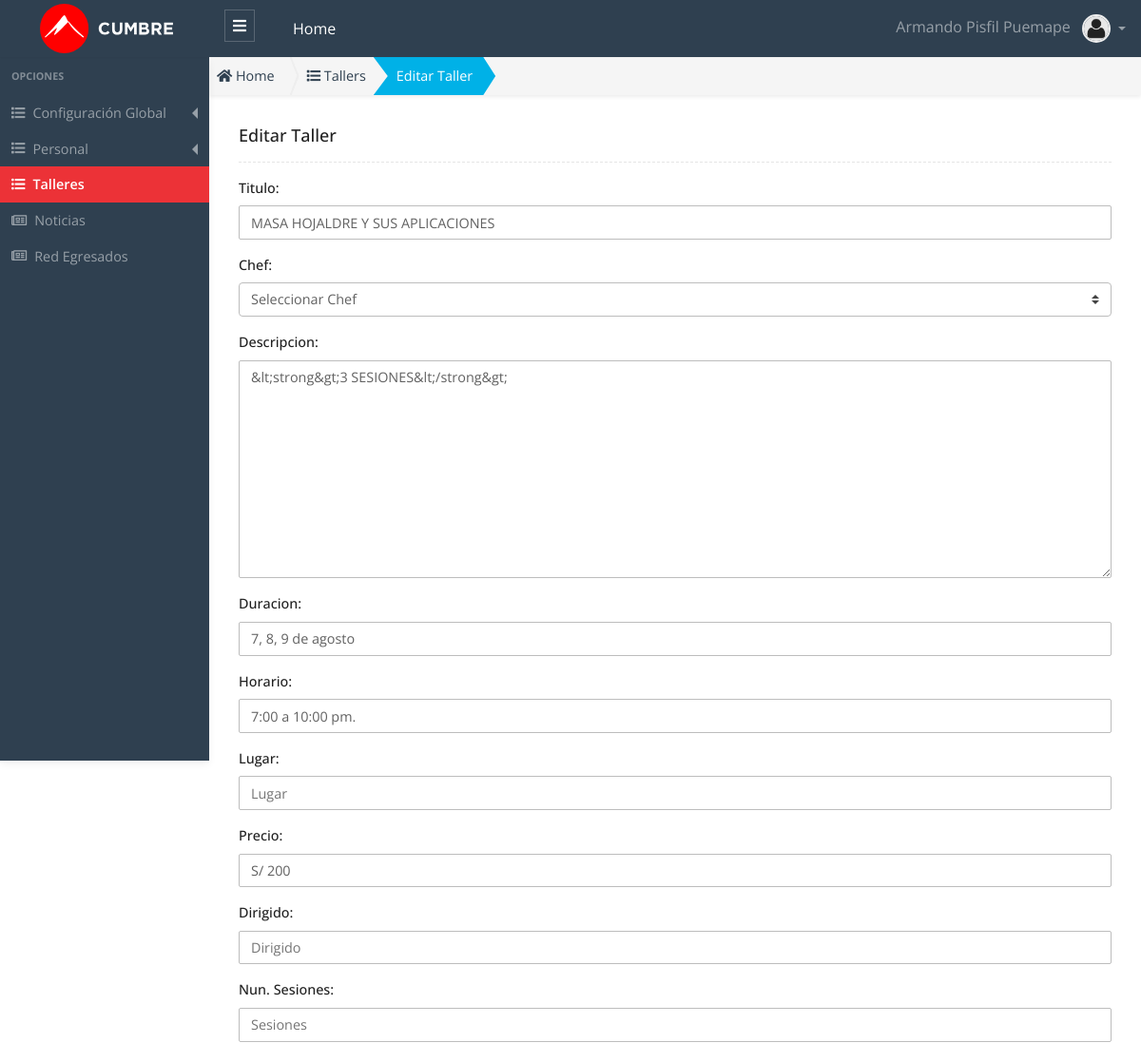
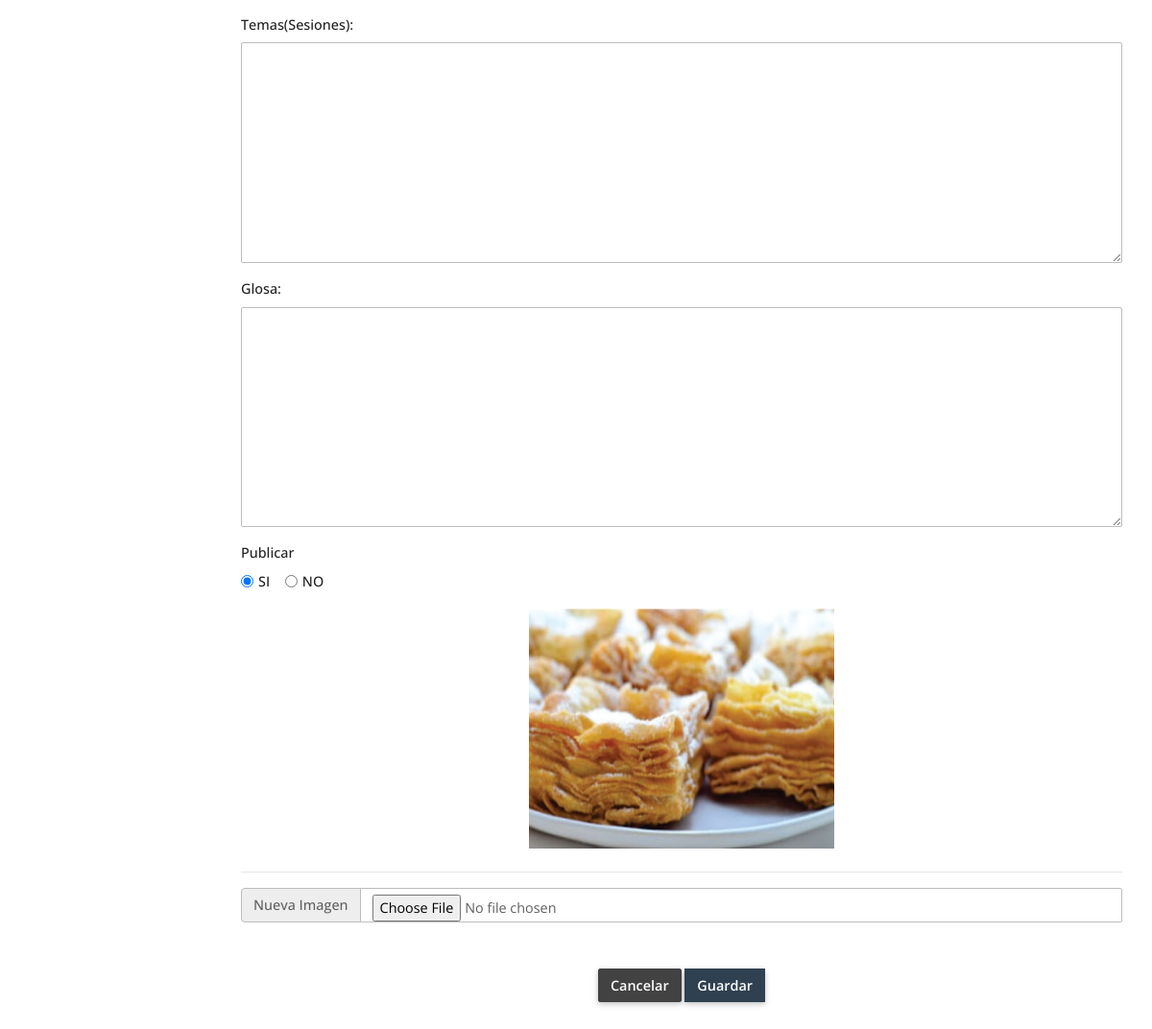
The app's page /public/admin/taller/editar.php?id=1 (signed in), older data (2 pictures, top to bottom).
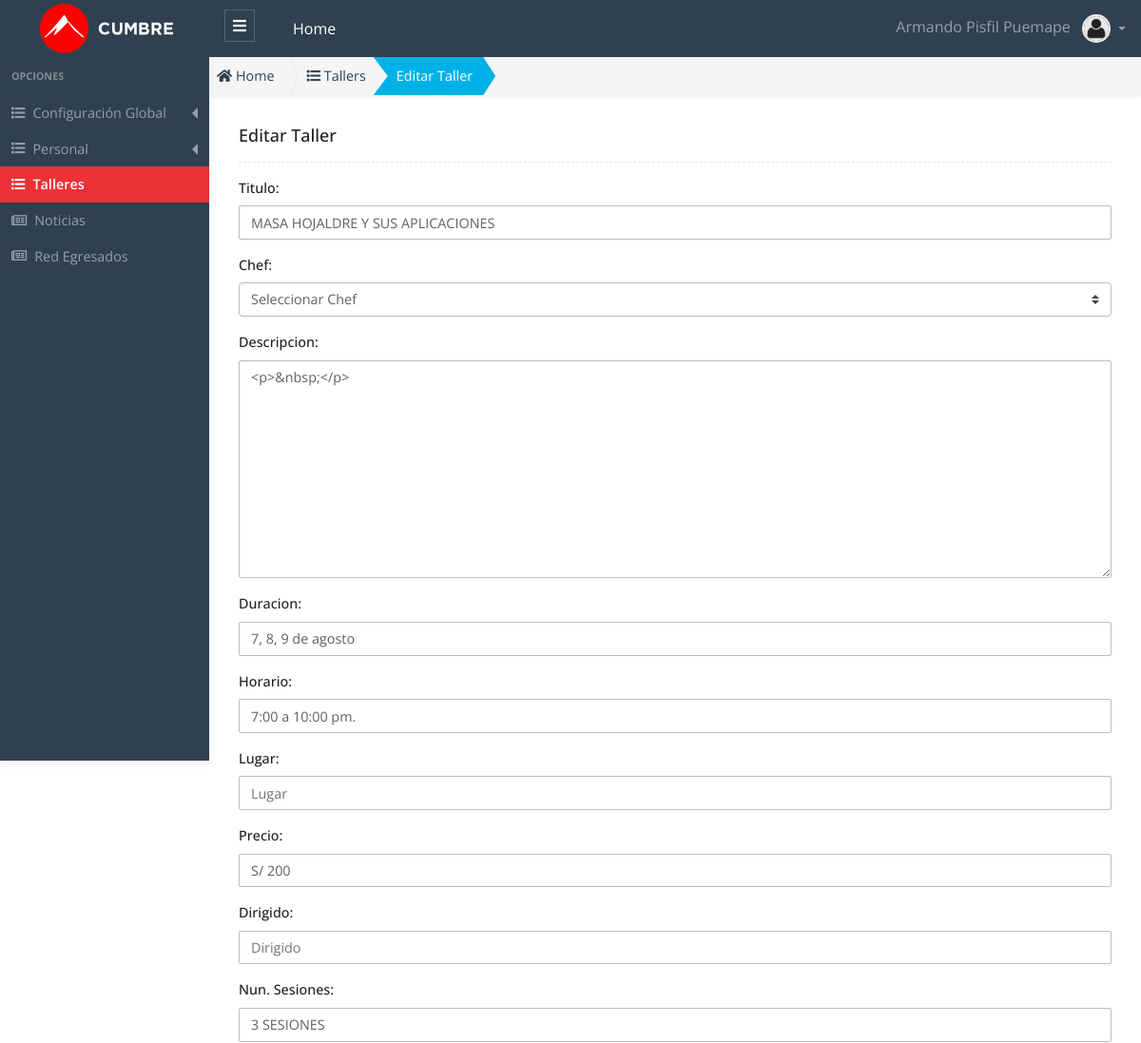
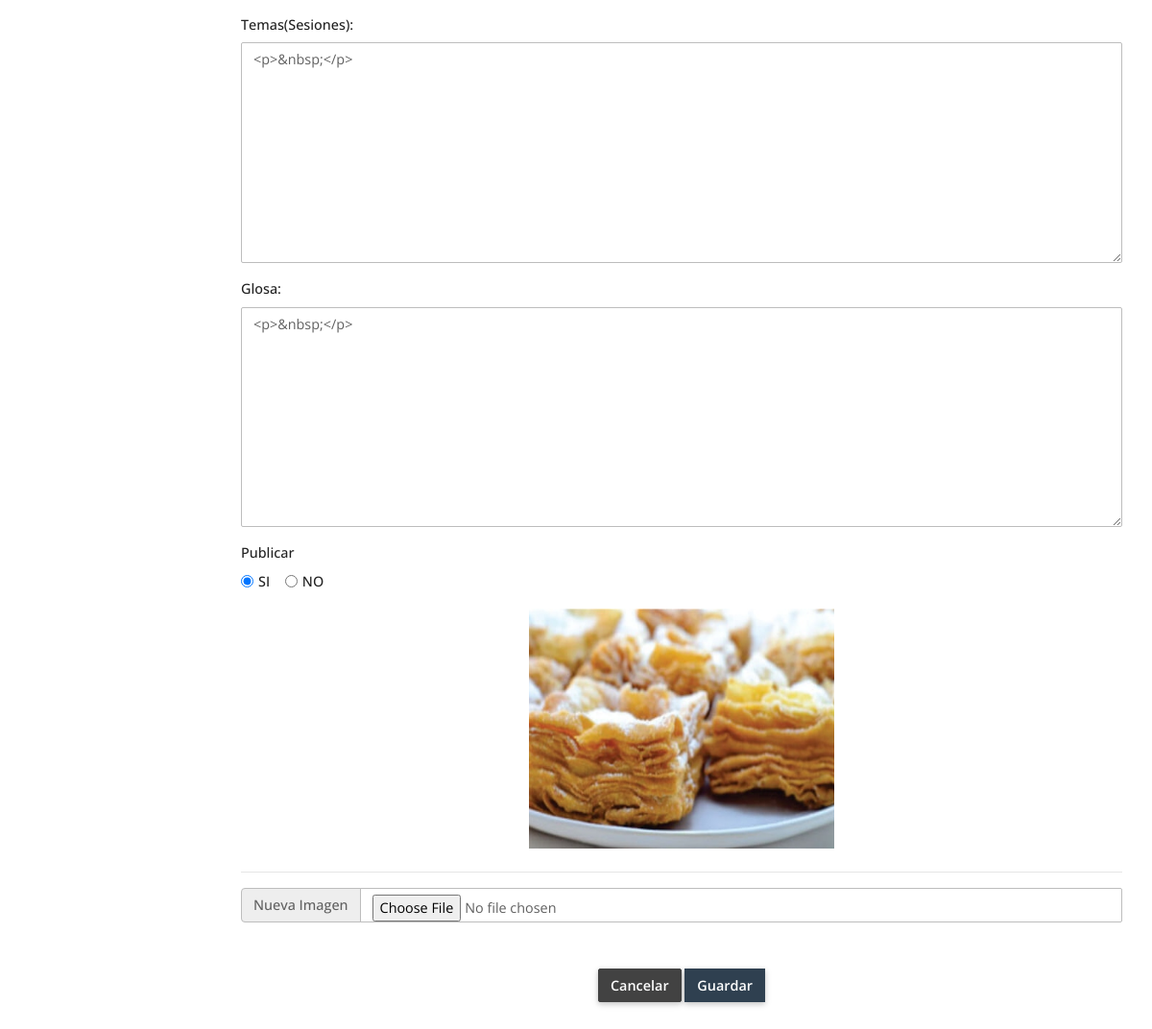
The same page, newer data (2 pictures, top to bottom).
### tables this page shows
CREATE TABLE `taller` (
  `id` int(11) unsigned NOT NULL AUTO_INCREMENT,
  `chef_id` int(10) unsigned DEFAULT '0',
  `titulo` varchar(75) DEFAULT NULL,
  `descripcion` text NOT NULL,
  `imagen` varchar(75) NOT NULL,
  `certificacion` text NOT NULL,
  `titulos` text NOT NULL,
  `titulacion` text NOT NULL,
  `duracion` text NOT NULL,
  `dia` text,
  `horario` text,
  `lugar` text,
  `precio` text,
  `dirigido` text,
  `sesiones` varchar(255) DEFAULT '',
  `temas` text,
  `url` varchar(200) DEFAULT NULL,
  `item` int(11) NOT NULL,
  `glosa` text,
  `publicar` char(1) NOT NULL DEFAULT 'S',
  `estado` int(1) NOT NULL DEFAULT '1',
  `created_up` timestamp NOT NULL DEFAULT CURRENT_TIMESTAMP ON UPDATE CURRENT_TIMESTAMP,
  PRIMARY KEY (`id`) USING BTREE
);

### public/app/autoload.php (called while the page is built, shortened)
<?php
	function loadModelFiles($file_name){
		$fullpath = APP.'models'.DS. $file_name . '.php' ;
	}
	function loadBeanFiles($file_name){
		$fullpath = APP.'beans'.DS. $file_name . '.php' ;
	}
	function loadControllerFiles($file_name){
		$fullpath = APP.'controllers'.DS. $file_name . '.php' ;
	}
	function loadHelperFiles($file_name){
		$fullpath = APP.'helpers'.DS. $file_name . '.php' ;
	}
	function loadAuthFiles($file_name){
		$fullpath = APP.'auth'.DS. $file_name . '.php' ;
	}
	function loadDataBaseFiles($file_name){
		$fullpath = APP.'database'.DS. $file_name . '.php' ;
	}

### public/app/controllers/TallerController.php (called while the page is built, shortened)
<?php
 class TallerController
{
  public function find($id)
  {
    try
    {
      $taller  = new Taller();
      $bean_taller = new BeanTaller();
      $bean_taller->setId($id);
      $data = $taller->find( $bean_taller) ;
      return $data;
    }
    catch (Exception $e)
    {
      throw new Exception($e->getMessage());
    }
  }
}

### public/app/helpers/Validation.php (called while the page is built)
<?php
class Validation {
	static public function validate($cadena){
		$cadena = htmlspecialchars($cadena);
		$cadena = trim($cadena);
		$cadena = stripslashes($cadena);
		$cadena = nl2br($cadena);
		return $cadena;
	}
}

### public/app/beans/BeanTaller.php (called while the page is built, shortened)
<?php
class BeanTaller{
    private $id;
    public function setId($id_)
    {
        $this->id = Validation::validate( $id_ );
    }
    public function getId()
    {
        return $this->id;
    }
}

### public/app/models/Taller.php (called while the page is built, shortened)
<?php
class Taller extends Connection {
  public function __construct($cnx  = null)
  {
    $this->conn = $cnx;
  }
  public function find($bean_taller)
  {
    try{
      $id = $bean_taller->getId();
      $this->query = "SELECT * FROM taller WHERE id = '$id' LIMIT 1; ";
      $this->executeFind();
      $data = $this->rows ;
      return $data;
    }catch(exception $e){
      throw new Exception($e->getMessage());
    }
  }
}

### public/app/database/Connection.php (called while the page is built, shortened)
<?php
Class Connection
{
  protected $db_host   = 'localhost';
  protected $db_user   = 'root';
  protected $db_pass   = '';
  protected $db_name   = 'escuelac_w_ne16';
  protected $db_port   = '3306';
  protected $db_driver = 'mysql';
  protected $query  = '';
  protected $rows   = array();
  protected $conn   = null  ;
  private function openConnection()
  {
    $str_conn = $this->db_driver.":host=".$this->db_host.";port=".$this->db_port.";dbname=" .$this->db_name;
    $this->conn = new PDO($str_conn,$this->db_user,$this->db_pass);
    $this->conn->setAttribute(PDO::ATTR_ERRMODE, PDO::ERRMODE_EXCEPTION);
    $this->conn->query("SET NAMES 'utf8'");
    return $this->conn ;
  }
  protected function executeQuery()
  {
    $rows = array();
    if( $this->conn == null )
    {
      $this->openConnection();
    }
    $stm = $this->conn->prepare($this->query);
    $this->status = $stm->execute() ;
    if($this->status)
    {
      $column_count = $stm->columnCount() ;
      if ($column_count > 0)
      {
        $rows  = $stm->fetchAll(PDO::FETCH_ASSOC) ;
      }
    }
    $this->rows =  $rows ;
  }
  protected function executeFind()
  {
    try{
      $this->executeQuery();
      if(count($this->rows) == 1 )
      {
        $this->rows = $this->rows[0] ;
      }
    }catch(exception $e){
      throw new Exception($e->getMessage());
    }
  }
}

### public/admin/taller/editar.php (the view, shortened to what the changed rows need)
<?php
  $id = !empty($_GET["id"]) ? $_GET["id"] : 0;
  require_once "../../app/autoload.php";
  $taller_controller = new TallerController();
  $taller = $taller_controller->find($id);
?>
<!DOCTYPE html>
<html lang="es">
<head>
  <?php
    require_once "../layout/head_links.phtml";
  ?>
</head>
<body>
  <div class="app-wrap">
    <main role="main" class="main">
      <div class="container py-2 py-md-3">
        <div class="row">
          <div class="col-12">
            <form action="admin/taller/update.php" method="POST" enctype="multipart/form-data">
              <div class="row">
                <div class="col-md-12">
                  <div class="form-group">
                    <label for="titulo">Titulo: </label>
                    <input type="text" class="form-control" name="titulo" id="titulo" placeholder="Titulo" value="<?php echo $taller['titulo'] ?>">
                  </div>
                </div>
                <div class="col-md-12">
                  <div class="form-group">
                    <label for="descripcion">Descripcion: </label>
                    <textarea class="form-control ckeditor" name="descripcion" id="descripcion" cols="30" rows="10"><?php echo $taller['descripcion'] ?></textarea>
                  </div>
                </div>
                <div class="col-md-12">
                  <div class="form-group">
                    <label for="duracion">Duracion: </label>
                    <input type="text" class="form-control" name="duracion" id="duracion" placeholder="Duracion" value="<?php echo $taller['duracion'] ?>">
                  </div>
                </div>
                <div class="col-md-12">
                  <div class="form-group">
                    <label for="horario">Horario: </label>
                    <input type="text" class="form-control" name="horario" id="horario" placeholder="Horario" value="<?php echo $taller['horario'] ?>">
                  </div>
                </div>
                <div class="col-md-12">
                  <div class="form-group">
                    <label for="precio">Precio: </label>
                    <input type="text" class="form-control" name="precio" id="precio" placeholder="Precio" value="<?php echo $taller['precio'] ?>">
                  </div>
                </div>
                <div class="col-md-12">
                  <div class="form-group">
                    <label for="sesiones">Nun. Sesiones: </label>
                    <input type="text" class="form-control" name="sesiones" id="sesiones" placeholder="Sesiones" value="<?php echo $taller['sesiones'] ?>">
                  </div>
                </div>
                <div class="col-md-12">
                  <div class="form-group">
                    <label for="temas">Temas(Sesiones): </label>
                    <textarea class="form-control ckeditor" name="temas" id="temas" cols="30" rows="10"><?php echo $taller['temas']; ?></textarea>
                  </div>
                </div>
                <div class="col-md-12">
                  <div class="form-group">
                    <label for="glosa">Glosa: </label>
                    <textarea class="form-control ckeditor" name="glosa" id="glosa" cols="30" rows="10"><?php echo $taller['glosa']; ?></textarea>
                  </div>
                </div>
                <div class="col-sm-6 col-md-12 text-center">
                  <img src="<?php echo $taller['imagen'] ?>" class="img-fluid img-view-edit mb-2">
                </div>
              </div>
            </form>
          </div>
        </div>
      </div>
    </main>
  </div>
</body>
</html>

Row changes from the older to the newer data that the page shows:
changed taller "MASA HOJALDRE Y SUS APLICACIONES": descripcion "&lt;strong&gt;3 SESIONES&lt;/strong&gt;" → "<p>&nbsp;</p>"; sesiones (not shown) → "3 SESIONES"; temas (not shown) → "<p>&nbsp;</p>"; glosa (not shown) → "<p>&nbsp;</p>"
